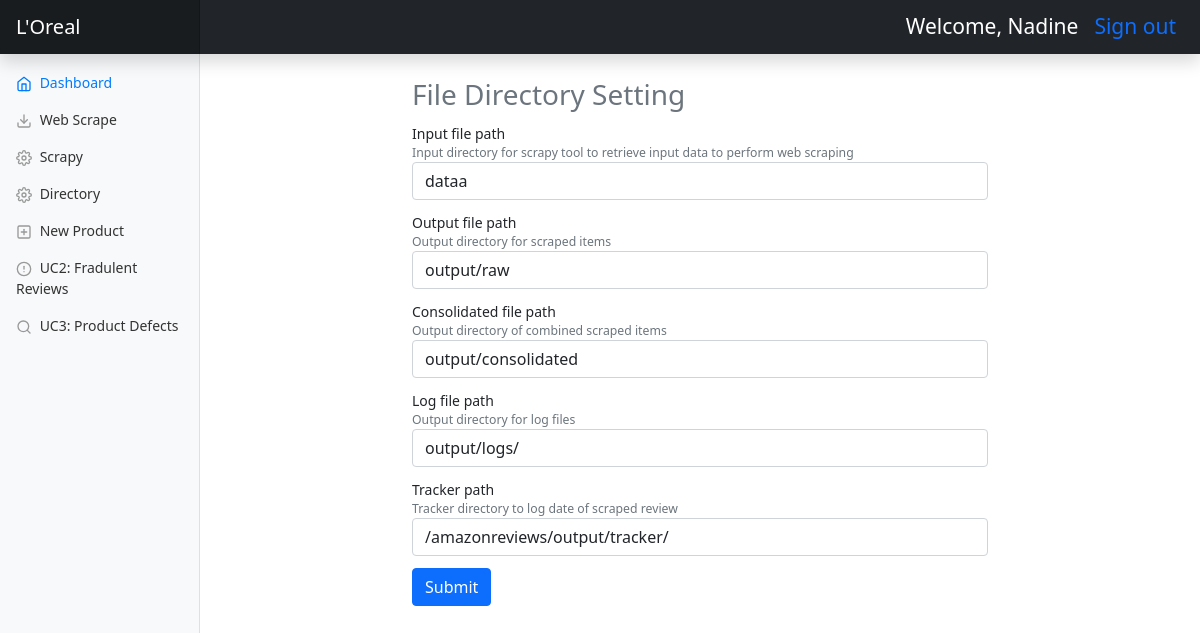
The page /directory (signed in) on the database as committed earlier.
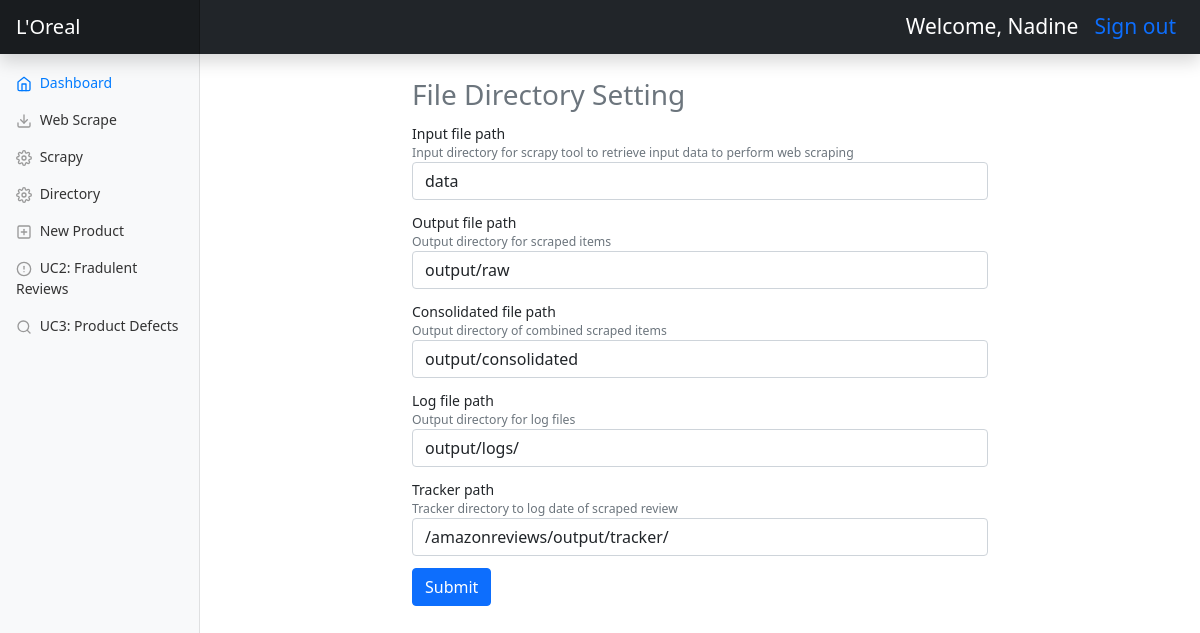
The same page on the database as committed later.
### model.py (models this page shows)
class Directory(db.Model):
    id = db.Column(db.Integer, primary_key=True)
    input_filepath = db.Column(db.String)
    output_filepath = db.Column(db.String)
    consolidated_filepath = db.Column(db.String)
    log_filepath = db.Column(db.String)
    tracker_filepath = db.Column(db.String)

### application.py (the view)
@app.route('/directory')
@login_required
def directory():
    from model import Directory
    obj = db.session.query(Directory).order_by(Directory.id.desc()).first()
    input_path = obj.input_filepath
    output_path = obj.output_filepath
    tracker_path = obj.tracker_filepath
    con_path = obj.consolidated_filepath
    log_path = obj.log_filepath
    return render_template(
        "directory.html",name=current_user.name,
        input_path = input_path,
        output_path = output_path,
        con_path = con_path,
        log_path = log_path,
        tracker_path = tracker_path)

### application.py (called while the page is built)
@login_manager.user_loader
def load_user(user_id):
    from model import User
    return User.query.get(int(user_id))

### templates/directory.html
<head>
  <link rel="stylesheet" href="../static/css/setting.css">
</head>
{% extends 'base.html' %}
{% block content %}
<div class="col-md-6 offset-md-4" style="margin-top: 2%;">
<form method="POST" action="/filescrapeconfig">
  <h3 style="color:#6c757d;">File Directory Setting</h3>
  <div class="form-group">
    <label for="name">Input file path</label>
    <br/>
    <small class="form-text text-muted">Input directory for scrapy tool to retrieve input data to perform web scraping</small>
    <input type="text" name="input_path" class="form-control" value ="{{input_path}}" required>
  </div>
  <div class="form-group">
    <label for="name">Output file path</label>
    <br/>
    <small class="form-text text-muted">Output directory for scraped items</small>
    <input type="text" name="output_path" class="form-control" value ="{{output_path}}" required>
  </div>
    <div class="form-group">
      <label for="">Consolidated file path</label>
      <br/>
      <small class="form-text text-muted">Output directory of combined scraped items</small>
      <input type="text" name="con_path" class="form-control" value ="{{con_path}}" required>
    </div>
    <div class="form-group">
      <label for="">Log file path</label>
      <br/>
      <small class="form-text text-muted">Output directory for log files</small>
      <input type="text" name="log_path" class="form-control" value ="{{log_path}}" required>
    </div>
    <div class="form-group">
      <label for="">Tracker path</label>
      <br/>
      <small class="form-text text-muted">Tracker directory to log date of scraped review</small>
      <input type="text" name="tracker_path" class="form-control" value ="{{tracker_path}}" required>
    </div>
<button type="submit" class="btn btn-primary" style="margin-top:2%">Submit</button>
</form>
{% endblock %}

Rows that differ between the two databases and show on the page:
no longer on this page (row unchanged): Directory: input_path "dataa", output_path "output/raw", con_path "output/consolidated", log_path "output/logs/", tracker_path "/amazonreviews/output/tracker/"
added Directory: input_path "data", output_path "output/raw", con_path "output/consolidated", log_path "output/logs/", tracker_path "/amazonreviews/output/tracker/"
